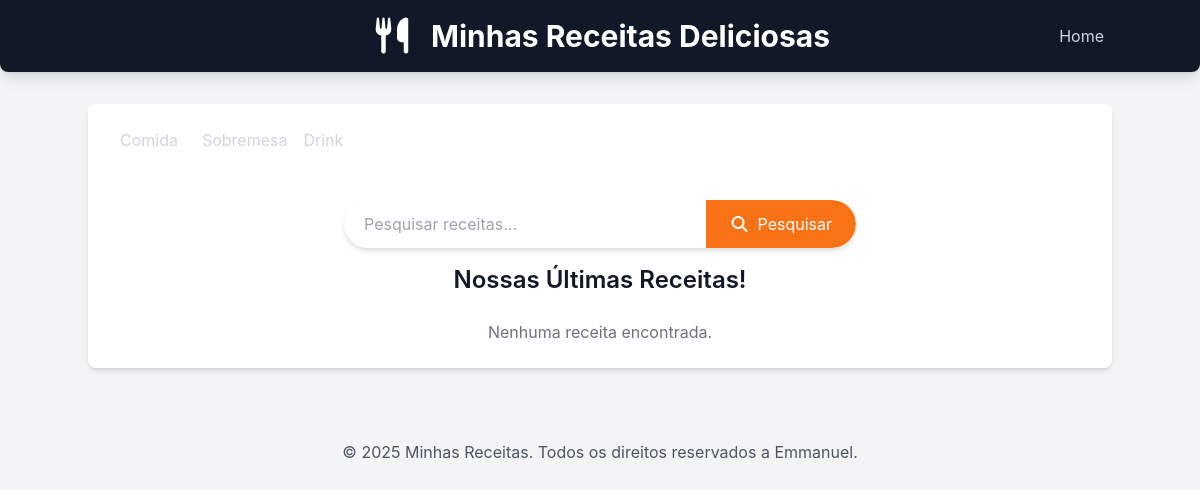
The app's page /receitas/, older data.
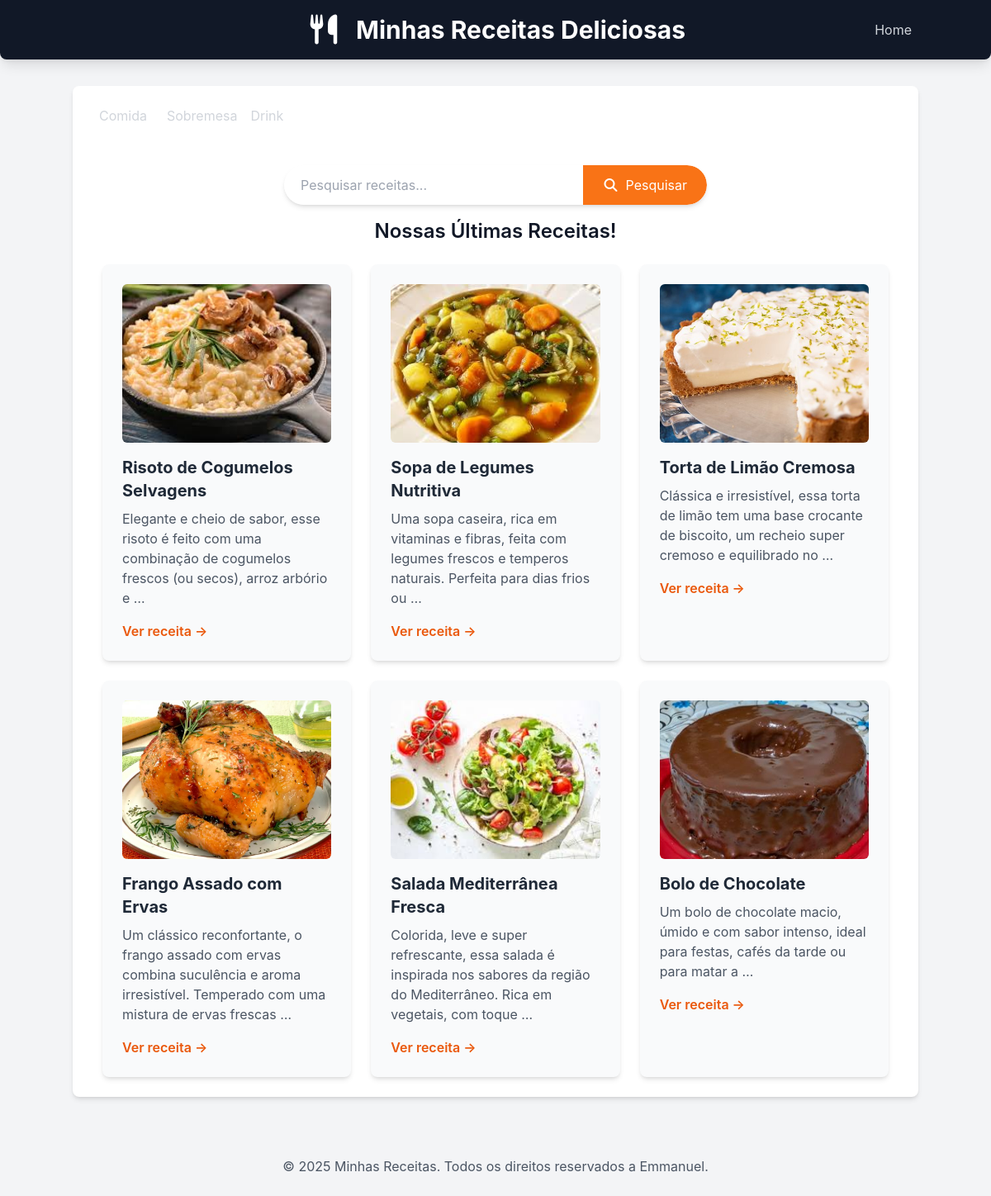
The same page, newer data.
### receitas/models.py (models this page shows, shortened)
class Receita(models.Model):
    CATEGORIAS =[
        ('comida','Comida'),
        ('sobremesa','Sobremesa'),
        ('drink','Drink'),
    ]
    title = models.CharField("Título", max_length=200)
    description = models.TextField("Descrição")
    ingredients = models.TextField("Ingredientes")
    instructions = models.TextField("Modo de preparo")
    image = models.ImageField("Imagem", upload_to='receitas/images/', blank=True, null=True)
    categoria = models.CharField("Categoria", max_length=20, choices=CATEGORIAS, default='comida')
    created_at = models.DateTimeField(auto_now_add=True)
    updated_at = models.DateTimeField(auto_now=True)
    class Meta:
        verbose_name = "Receita"
        verbose_name_plural = "Receitas"
        ordering = ['-created_at'] #ordena as receitas pela data de criação (mais novas primeiro)

### receitas/views.py (the view)
# urls.py: 2. Add a URL to urlpatterns:  path('', views.home, name='home')
def home(request):
    categoria_slug = request.GET.get('categoria')
    categorias_choices = [choice[0] for choice in Receita.CATEGORIAS]
    if categoria_slug:
        receitas = Receita.objects.filter(categoria=categoria_slug)
        categoria_selecionada = categoria_slug
    else:
        receitas = Receita.objects.all()
        categoria_selecionada = None
    return render(request, 'receitas/home.html', {'receitas':receitas, 'categoria': categorias_choices, 'categoria_selecionada': categoria_selecionada})

### receitas/templates/receitas/home.html (shortened to what this page needs)
{% extends "receitas/base.html"%}
{% block content %}
<nav class="ml-auto relative z-10 flex space-x-4">
    <a href="{% url 'home' %}?categoria=comida" class="text-gray-300 hover:text-orange-600 mx-2">Comida</a>
    <a href="{% url 'home' %}?categoria=sobremesa" class="text-gray-300 hover:text-orange-600 mx-2">Sobremesa</a>
    <a href="{% url 'home' %}?categoria=drink" class="text-gray-300 hover:text-orange-600 mx-2">Drink</a>
</nav>
<section class="container mx-auto mt-8 p-4 flex justify-center">
    <form method="get" action="{% url 'pesquisar_receitas' %}"
        class="w-full max-w-lg flex bg-white rounded-full shadow-md overflow-hidden">
        <input type="text" name="q" placeholder="Pesquisar receitas..."
            class="flex-grow p-3 text-gray-700 focus:outline-none focus:ring-2 focus:ring-orange-500 rounded-l-full pl-5">
        <button type="submit"
            class="bg-orange-500 hover:bg-orange-600 text-white p-3 px-6 rounded-r-full transition duration-300 ease-in-out flex items-center justify-center">
            <i class="fas fa-search mr-2"></i> Pesquisar
        </button>
    </form>
</section>
    <h2 class="text-2xl font-semibold mb-6 text-center">
        Nossas Últimas Receitas!
    </h2>
    <div class="flex flex-wrap justify-center gap-6">
        {% for receita in receitas %}
        <div
            class="w-full sm:w-[calc(50%-1.5rem)] lg:w-[calc(33.333%-1.5rem)] bg-gray-50 p-6 rounded-lg shadow-md hover:shadow-lg transition-shadow duration-300 ease-in-out">
            {% if receita.image %}
            <img src="{{receita.image.url}}" alt="Imagem de {{receita.title}}"
                class="w-full h-48 object-cover rounded-md mb-4">
            {% endif %}
            <h3 class="text-xl font-bold mb-2 text-gray-800">{{receita.title}}</h3>
            <p class="text-gray-600 mb-4">{{receita.description | truncatewords:20}}</p>
            <a href="{% url 'receita_detail' receita.id %}"
                class="text-orange-600 hover:text-orange-800 font-semibold">Ver receita &rarr;</a>
        </div>
        {% empty %}
        <p class="text-center text-gray-500 col-span-full">
            Nenhuma receita encontrada.
        </p>
        {% endfor %}
    </div>
{% endblock %}

### receitas/templates/receitas/base.html (shortened to what this page needs)
{% load static %}
<!DOCTYPE html>
<html lang="pt-br">
<head>
    <script src="https://cdn.tailwindcss.com"></script>
    <link rel="stylesheet" href="https://cdnjs.cloudflare.com/ajax/libs/font-awesome/7.0.0/css/all.min.css"
 />
</head>
<body class="bg-gray-100 text-gray-900">
    <header class="bg-gray-900 text-white p-6 shadow-lg rounded-b-lg">
        <div class="container mx-auto relative flex flex-col sm:flex-row items-center justify-center">
            <div class="absolute inset-0 flex items-center justify-center">
            <div class="flex items-center">
                <div class="text-4xl mr-4">
                    <i class="fas fa-utensils"></i>
                </div>
                <h1 class="text-3xl font-bold text-center sm:text-left">
                    Minhas Receitas Deliciosas
                </h1>
            </div>
            </div>
            <nav class="ml-auto relative z-10 flex space-x-4">
                <a href="{% url 'home' %}" class="text-gray-300 hover:text-white mx-2">Home</a>
            </nav>
        </div>
    </header>
    <main class="container mx-auto p-6 mt-8 bg-white rounded-lg shadow-md">
        {% block content %}{% endblock %}
    </main>
    <footer class="mt-12 p-6 text-center text-gray-600">
        <p>&copy; 2025 Minhas Receitas. Todos os direitos reservados a Emmanuel.</p>
    </footer>
</body>
</html>

### receitas/templates/receitas/base.html (style rules this page uses)
body { font-family: 'Inter', sans-serif; }

Row changes from the older to the newer data that the page shows:
added Receita: image (picture), title "Risoto de Cogumelos Selvagens", description "Elegante e cheio de sabor, esse risoto é feito com uma combinação de cogumelos frescos (ou secos), arroz arbório e …"
added Receita: image (picture), title "Sopa de Legumes Nutritiva", description "Uma sopa caseira, rica em vitaminas e fibras, feita com legumes frescos e temperos naturais. Perfeita para dias frios ou …"
added Receita: image (picture), title "Torta de Limão Cremosa", description "Clássica e irresistível, essa torta de limão tem uma base crocante de biscoito, um recheio super cremoso e equilibrado no …"
added Receita: image (picture), title "Frango Assado com Ervas", description "Um clássico reconfortante, o frango assado com ervas combina suculência e aroma irresistível. Temperado com uma mistura de ervas frescas …"
added Receita: image (picture), title "Salada Mediterrânea Fresca", description "Colorida, leve e super refrescante, essa salada é inspirada nos sabores da região do Mediterrâneo. Rica em vegetais, com toque …"
added Receita: image (picture), title "Bolo de Chocolate", description "Um bolo de chocolate macio, úmido e com sabor intenso, ideal para festas, cafés da tarde ou para matar a …"
Text that changed along with them:
text no longer shown: "Nenhuma receita encontrada."
